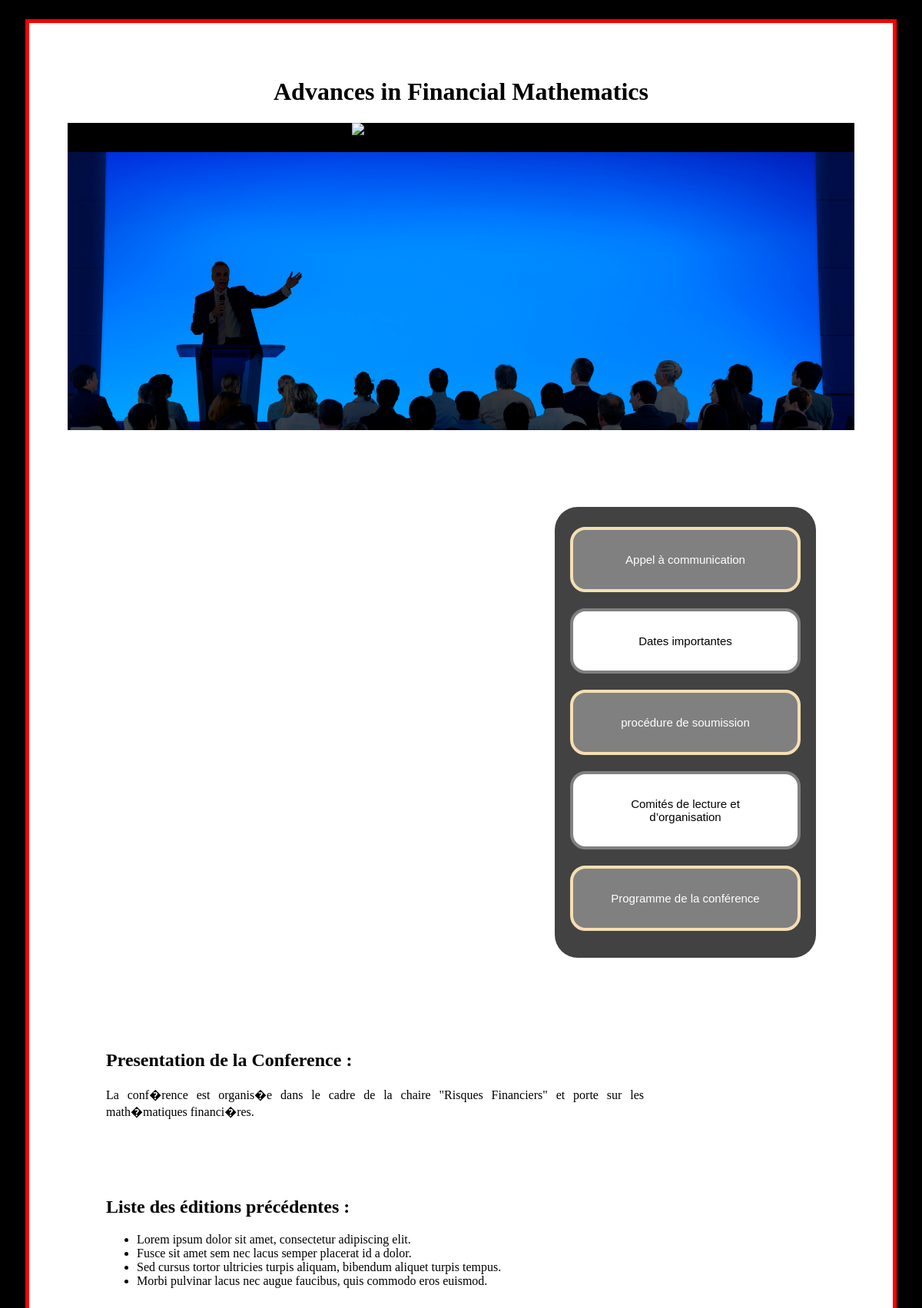
Screenshot of /View/ConferencesSiteWebSimplePage/Conference.php?page=Conferences&id=1 with the database file from the repository.
### tables this page shows
CREATE TABLE IF NOT EXISTS `conference` (
  `id` int(11) NOT NULL AUTO_INCREMENT,
  `titre` varchar(150) NOT NULL,
  `description` text NOT NULL,
  `imgUrl` varchar(255) NOT NULL,
  `UrlConf` varchar(255) NOT NULL,
  `annee` text NOT NULL,
  `dateSoumission` date NOT NULL,
  `dateDeroulement` date NOT NULL,
  PRIMARY KEY (`id`)
);

### View/ConferencesSiteWebSimplePage/Conference.php (the view, shortened to what this page needs)
<!DOCTYPE html>
<html lang="en">
<head>
    <link type="text/css" rel="stylesheet" href="../../assets/css/ConferencesSiteWebSimplePage/Conference.css">
</head>
<body onload="initialize()">
<div class="container">
    <?php
    $connect = new db();
    $bdd = $connect->connectDB();
    $query = "SELECT * FROM conference WHERE id = " . $_GET['id'];
    $results = $bdd->query($query);
    $results->setFetchMode(PDO::FETCH_ASSOC);
    $result = $results->fetch();
    ?>
    <header>
        <h1><?PHP if ($_GET['page'] == "Conferences") echo utf8_decode($result['titre']); ?></h1>
        <div id="slideshow">
            <div id="slideshow-container">
                <img src="../../assets/image/ConferencesSiteWebSimplePage/conference1.jpg" class="image-slide"
                     title="ENIRMA Shop" alt="ENIRMA Shop vous souhaite la bienvenu" width="100%">
                <img src="../../assets/image/ConferencesSiteWebSimplePage/conference2.jpg" class="image-slide"
                     title="ENIRMA Shop" alt="ENIRMA Shop vous souhaite la bienvenu" width="100%">
            </div>
        </div>
    </header>
    <div class="menu">
        <button class="menu-elem" id="btn-appel-com">Appel à communication</button>
        <button class="menu-elem" id="btn-dates-importante">Dates importantes</button>
        <button class="menu-elem" id="btn-procedure-soumission">procédure de soumission</button>
        <button class="menu-elem" id="btn-comite-lec-org">Comités de lecture et d’organisation</button>
        <button class="menu-elem" id="btn-prog-conf">Programme de la conférence</button>
    </div>
    <section>
        <h2>Presentation de la Conference :</h2>
        <article><?PHP if ($_GET['page'] == "Conferences") echo utf8_decode($result['description']); ?></article>
        <h2>Liste des éditions précédentes :</h2>
        <article>
            <ul>
                <li>Lorem ipsum dolor sit amet, consectetur adipiscing elit.</li>
                <li>Fusce sit amet sem nec lacus semper placerat id a dolor.</li>
                <li>Sed cursus tortor ultricies turpis aliquam, bibendum aliquet turpis tempus.</li>
                <li>Morbi pulvinar lacus nec augue faucibus, quis commodo eros euismod.</li>
            </ul>
        </article>
    </section>
    <div id="mapping">
        <div id="map">
            <iframe
                src="https://www.google.com/maps/embed?pb=!1m18!1m12!1m3!1d25592.072929629318!2d3.1807669293310217!3d36.69831883096584!2m3!1f0!2f0!3f0!3m2!1i1024!2i768!4f13.1!3m3!1m2!1s0x128e522f3f317461%3A0x215c157a5406653c!2sEcole+Nationale+Sup%C3%A9rieure+d&#39;Informatique!5e0!3m2!1sfr!2sdz!4v1484717486668"
                width="600" height="450" frameborder="0" style="border:0" allowfullscreen></iframe>
        </div>
    </div>
</div>
</body>
</html>

### assets/css/ConferencesSiteWebSimplePage/Conference.css (style rules this page uses)
body { background-color: black; }
.container { overflow: auto; background-color: white; padding: 50px; margin: 25px; border: 5px solid red; }
header { text-align: center; }
#slideshow { position: relative; width: 100%; height: 400px; overflow: hidden; background-color: black; }
#slideshow-container { position: absolute; width: 100%; height: 400px; animation-name: AutoSlide; animation-play-state: running; animation-iteration-count: infinite; animation-duration: 10s; animation-direction: normal; }
.image-slide { margin-bottom: 20px; }
section { margin-top: 100px; margin-bottom: 10px; margin-left: 50px; text-align: justify; float: left; width: 700px; }
article { margin-bottom: 100px; }
.menu { background-color: #424242; border-radius: 30px; margin-top: 100px; float: right; width: 300px; margin-right: 50px; padding: 20px; color: white; }
.menu-elem:nth-child(2n) { background-color: white; border: 4px solid gray; border-radius: 20px; color: black; }
.menu-elem:nth-child(2n+1) { background-color: gray; border: 4px solid wheat; border-radius: 20px; color: white; }
.menu-elem { width: 300px; padding: 30px; font-size: 15px; margin-top: 2%; margin-bottom: 5%; }

### rows the page displays
conference: titre "Advances in Financial Mathematics", description "La conf�rence est organis�e dans le cadre de la chaire \"Risques Financiers\" et porte sur les math�matiques financi�res."
